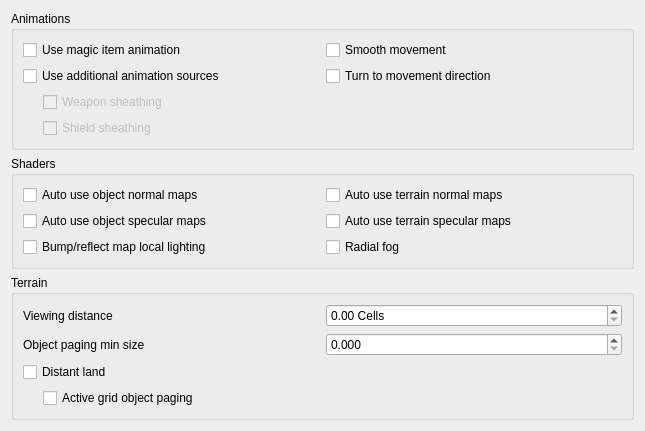
         <widget class="QWidget" name="visualsScrollAreaWidgetContents">
          <property name="geometry">
           <rect>
            <x>0</x>
            <y>0</y>
            <width>645</width>
            <height>413</height>
           </rect>
          </property>
          <layout class="QVBoxLayout" name="verticalLayout">
           <item>
            <widget class="QGroupBox" name="animationsGroup">
             <property name="title">
              <string>Animations</string>
             </property>
             <layout class="QGridLayout" name="animationsLayout">
              <item row="0" column="0">
               <widget class="QCheckBox" name="magicItemAnimationsCheckBox">
                <property name="toolTip">
                 <string>&lt;html&gt;&lt;head/&gt;&lt;body&gt;&lt;p&gt;Use casting animations for magic items, just as for spells.&lt;/p&gt;&lt;/body&gt;&lt;/html&gt;</string>
                </property>
                <property name="text">
                 <string>Use magic item animation</string>
                </property>
               </widget>
              </item>
              <item row="0" column="1">
               <widget class="QCheckBox" name="smoothMovementCheckBox">
                <property name="toolTip">
                 <string>&lt;html&gt;&lt;head/&gt;&lt;body&gt;&lt;p&gt;Makes NPCs and player movement more smooth. Recommended to use with "turn to movement direction" enabled.&lt;/p&gt;&lt;/body&gt;&lt;/html&gt;</string>
                </property>
                <property name="text">
                 <string>Smooth movement</string>
                </property>
               </widget>
              </item>
              <item row="1" column="0">
               <widget class="QCheckBox" name="animSourcesCheckBox">
                <property name="toolTip">
                 <string>&lt;html&gt;&lt;head/&gt;&lt;body&gt;&lt;p&gt;Load per-group KF-files and skeleton files from Animations folder&lt;/p&gt;&lt;/body&gt;&lt;/html&gt;</string>
                </property>
                <property name="text">
                 <string>Use additional animation sources</string>
                </property>
               </widget>
              </item>
              <item row="1" column="1">
               <widget class="QCheckBox" name="turnToMovementDirectionCheckBox">
                <property name="toolTip">
                 <string>&lt;html&gt;&lt;head/&gt;&lt;body&gt;&lt;p&gt;Affects side and diagonal movement. Enabling this setting makes movement more realistic.&lt;/p&gt;&lt;p&gt;If disabled then the whole character's body is pointed to the direction of view. Diagonal movement has no special animation and causes sliding.&lt;/p&gt;&lt;p&gt;If enabled then the character turns lower body to the direction of movement. Upper body is turned partially. Head is always pointed to the direction of view. In combat mode it works only for diagonal movement. In non-combat mode it changes straight right and straight left movement as well. Also turns the whole body up or down when swimming according to the movement direction.&lt;/p&gt;&lt;/body&gt;&lt;/html&gt;</string>
                </property>
                <property name="text">
                 <string>Turn to movement direction</string>
                </property>
               </widget>
              </item>
              <item row="2" column="0">
               <layout class="QVBoxLayout" name="sheathingLayout">
                <property name="leftMargin">
                 <number>20</number>
                </property>
                <item>
                 <widget class="QCheckBox" name="weaponSheathingCheckBox">
                  <property name="enabled">
                   <bool>false</bool>
                  </property>
                  <property name="toolTip">
                   <string>&lt;html&gt;&lt;head/&gt;&lt;body&gt;&lt;p&gt;Render holstered weapons (with quivers and scabbards), requires modded assets.&lt;/p&gt;&lt;/body&gt;&lt;/html&gt;</string>
                  </property>
                  <property name="text">
                   <string>Weapon sheathing</string>
                  </property>
                 </widget>
                </item>
                <item>
                 <widget class="QCheckBox" name="shieldSheathingCheckBox">
                  <property name="enabled">
                   <bool>false</bool>
                  </property>
                  <property name="toolTip">
                   <string>&lt;html&gt;&lt;head/&gt;&lt;body&gt;&lt;p&gt;Render holstered shield, requires modded assets.&lt;/p&gt;&lt;/body&gt;&lt;/html&gt;</string>
                  </property>
                  <property name="text">
                   <string>Shield sheathing</string>
                  </property>
                 </widget>
                </item>
               </layout>
              </item>
             </layout>
            </widget>
           </item>
           <item>
            <widget class="QGroupBox" name="shadersGroup">
             <property name="title">
              <string>Shaders</string>
             </property>
             <layout class="QGridLayout" name="shaderLayout">
              <item row="0" column="0">
               <widget class="QCheckBox" name="autoUseObjectNormalMapsCheckBox">
                <property name="toolTip">
                 <string>&lt;html&gt;&lt;head/&gt;&lt;body&gt;&lt;p&gt;If this option is enabled, normal maps are automatically recognized and used if they are named appropriately
                  (see 'normal map pattern', e.g. for a base texture foo.dds, the normal map texture would have to be named foo_n.dds).
                  If this option is disabled, normal maps are only used if they are explicitly listed within the mesh file (.nif or .osg file). Affects objects.&lt;/p&gt;&lt;/body&gt;&lt;/html&gt;</string>
                </property>
                <property name="text">
                 <string>Auto use object normal maps</string>
                </property>
               </widget>
              </item>
              <item row="0" column="1">
               <widget class="QCheckBox" name="autoUseTerrainNormalMapsCheckBox">
                <property name="toolTip">
                 <string>&lt;html&gt;&lt;head/&gt;&lt;body&gt;&lt;p&gt;See 'auto use object normal maps'. Affects terrain.&lt;/p&gt;&lt;/body&gt;&lt;/html&gt;</string>
                </property>
                <property name="text">
                 <string>Auto use terrain normal maps</string>
                </property>
               </widget>
              </item>
              <item row="1" column="0">
               <widget class="QCheckBox" name="autoUseObjectSpecularMapsCheckBox">
                <property name="toolTip">
                 <string>&lt;html&gt;&lt;head/&gt;&lt;body&gt;&lt;p&gt;If this option is enabled, specular maps are automatically recognized and used if they are named appropriately
                  (see 'specular map pattern', e.g. for a base texture foo.dds,
                  the specular map texture would have to be named foo_spec.dds).
                  If this option is disabled, normal maps are only used if they are explicitly listed within the mesh file
                  (.osg file, not supported in .nif files). Affects objects.&lt;/p&gt;&lt;/body&gt;&lt;/html&gt;</string>
                </property>
                <property name="text">
                 <string>Auto use object specular maps</string>
                </property>
               </widget>
              </item>
              <item row="1" column="1">
               <widget class="QCheckBox" name="autoUseTerrainSpecularMapsCheckBox">
                <property name="toolTip">
                 <string>&lt;html&gt;&lt;head/&gt;&lt;body&gt;&lt;p&gt;If a file with pattern 'terrain specular map pattern' exists, use that file as a 'diffuse specular' map. The texture must contain the layer colour in the RGB channel (as usual), and a specular multiplier in the alpha channel.&lt;/p&gt;&lt;/body&gt;&lt;/html&gt;</string>
                </property>
                <property name="text">
                 <string>Auto use terrain specular maps</string>
                </property>
               </widget>
              </item>
              <item row="2" column="0">
               <widget class="QCheckBox" name="bumpMapLocalLightingCheckBox">
                <property name="toolTip">
                 <string>&lt;html&gt;&lt;head/&gt;&lt;body&gt;&lt;p&gt;Normally environment map reflections aren't affected by lighting, which makes environment-mapped (and thus bump-mapped objects) glow in the dark.
                  Morrowind Code Patch includes an option to remedy that by doing environment-mapping before applying lighting, this is the equivalent of that option.
                  Affected objects will use shaders.
                  &lt;/p&gt;&lt;/body&gt;&lt;/html&gt;</string>
                </property>
                <property name="text">
                 <string>Bump/reflect map local lighting</string>
                </property>
               </widget>
              </item>
              <item row="2" column="1">
               <widget class="QCheckBox" name="radialFogCheckBox">
                <property name="toolTip">
                 <string>&lt;html&gt;&lt;head/&gt;&lt;body&gt;&lt;p&gt;By default, the fog becomes thicker proportionally to your distance from the clipping plane set at the clipping distance, which causes distortion at the edges of the screen.
                  This setting makes the fog use the actual eye point distance (or so called Euclidean distance) to calculate the fog, which makes the fog look less artificial, especially if you have a wide FOV.&lt;/p&gt;&lt;/body&gt;&lt;/html&gt;</string>
                </property>
                <property name="text">
                 <string>Radial fog</string>
                </property>
               </widget>
              </item>
             </layout>
            </widget>
           </item>
           <item>
            <widget class="QGroupBox" name="terrainGroup">
             <property name="title">
              <string>Terrain</string>
             </property>
             <layout class="QGridLayout" name="terrainLayout">
              <item row="0" column="0">
               <layout class="QHBoxLayout" name="viewingDistanceLayout">
                <item>
                 <widget class="QLabel" name="viewingDistanceLabel">
                  <property name="text">
                   <string>Viewing distance</string>
                  </property>
                 </widget>
                </item>
                <item>
                 <widget class="QDoubleSpinBox" name="viewingDistanceComboBox">
                  <property name="suffix">
                   <string> Cells</string>
                  </property>
                  <property name="minimum">
                   <double>0.000000000000000</double>
                  </property>
                  <property name="singleStep">
                   <double>0.500000000000000</double>
                  </property>
                 </widget>
                </item>
               </layout>
              </item>
              <item row="1" column="0">
               <layout class="QHBoxLayout" name="objectPagingMinSizeLayout">
                <item>
                 <widget class="QLabel" name="objectPagingMinSizeLabel">
                  <property name="toolTip">
                   <string>&lt;html&gt;&lt;head/&gt;&lt;body&gt;&lt;p&gt;Controls how large an object must be to be visible in the scene. The object’s size is divided by its distance to the camera and the result of the division is compared with this value. The smaller this value is, the more objects you will see in the scene.&lt;/p&gt;&lt;/body&gt;&lt;/html&gt;</string>
                  </property>
                  <property name="text">
                   <string>Object paging min size</string>
                  </property>
                 </widget>
                </item>
                <item>
                 <widget class="QDoubleSpinBox" name="objectPagingMinSizeComboBox">
                  <property name="decimals">
                   <number>3</number>
                  </property>
                  <property name="minimum">
                   <double>0.000000000000000</double>
                  </property>
                  <property name="maximum">
                   <double>0.250000000000000</double>
                  </property>
                  <property name="singleStep">
                   <double>0.005000000000000</double>
                  </property>
                 </widget>
                </item>
               </layout>
              </item>
              <item row="2" column="0">
               <widget class="QCheckBox" name="distantLandCheckBox">
                <property name="toolTip">
                 <string>&lt;html&gt;&lt;head/&gt;&lt;body&gt;&lt;p&gt;If true, use paging and LOD algorithms to display the entire terrain. If false, only display terrain of the loaded cells.&lt;/p&gt;&lt;/body&gt;&lt;/html&gt;</string>
                </property>
                <property name="text">
                 <string>Distant land</string>
                </property>
               </widget>
              </item>
              <item row="3" column="0">
               <layout class="QVBoxLayout" name="distantLandLayout">
                <property name="leftMargin">
                 <number>20</number>
                </property>
                <item>
                 <widget class="QCheckBox" name="activeGridObjectPagingCheckBox">
                  <property name="toolTip">
                   <string>&lt;html&gt;&lt;head/&gt;&lt;body&gt;&lt;p&gt;Use object paging for active cells grid.&lt;/p&gt;&lt;/body&gt;&lt;/html&gt;</string>
                  </property>
                  <property name="text">
                   <string>Active grid object paging</string>
                  </property>
                 </widget>
                </item>
               </layout>
              </item>
             </layout>
            </widget>
           </item>
           <item>
            <spacer name="verticalSpacer">
             <property name="orientation">
              <enum>Qt::Vertical</enum>
             </property>
             <property name="sizeHint" stdset="0">
              <size>
               <width>20</width>
               <height>40</height>
              </size>
             </property>
            </spacer>
           </item>
          </layout>
         </widget>
